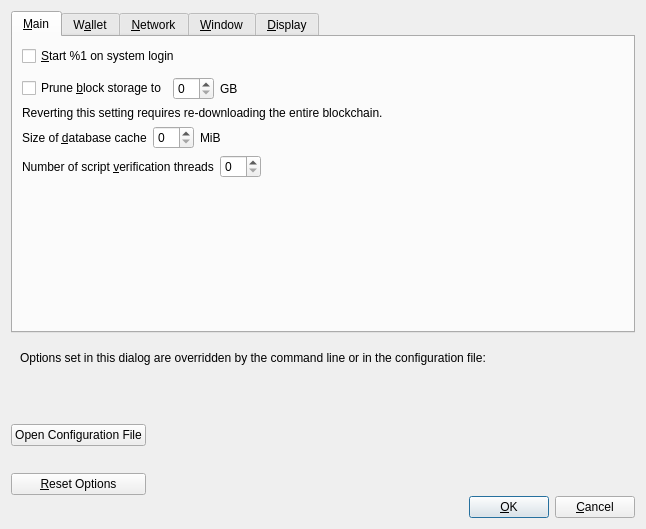
<?xml version="1.0" encoding="UTF-8"?>
<ui version="4.0">
 <class>OptionsDialog</class>
 <widget class="QDialog" name="OptionsDialog">
  <property name="geometry">
   <rect>
    <x>0</x>
    <y>0</y>
    <width>646</width>
    <height>529</height>
   </rect>
  </property>
  <property name="windowTitle">
   <string>Options</string>
  </property>
  <property name="modal">
   <bool>true</bool>
  </property>
  <layout class="QVBoxLayout" name="verticalLayout">
   <item>
    <widget class="QTabWidget" name="tabWidget">
     <property name="currentIndex">
      <number>0</number>
     </property>
     <widget class="QWidget" name="tabMain">
      <attribute name="title">
       <string>&amp;Main</string>
      </attribute>
      <layout class="QVBoxLayout" name="verticalLayout_Main">
       <item>
        <widget class="QCheckBox" name="bitcoinAtStartup">
         <property name="toolTip">
          <string>Automatically start %1 after logging in to the system.</string>
         </property>
         <property name="text">
          <string>&amp;Start %1 on system login</string>
         </property>
        </widget>
       </item>
       <item>
        <spacer name="horizontalSpacer_0_Main">
         <property name="orientation">
          <enum>Qt::Horizontal</enum>
         </property>
         <property name="sizeHint" stdset="0">
          <size>
           <width>40</width>
           <height>5</height>
          </size>
         </property>
        </spacer>
       </item>
       <item>
        <layout class="QHBoxLayout" name="horizontalLayout_Main_Prune">
         <item>
          <widget class="QCheckBox" name="prune">
           <property name="toolTip">
            <string>Enabling pruning significantly reduces the disk space required to store transactions. All blocks are still fully validated. Reverting this setting requires re-downloading the entire blockchain.</string>
           </property>
           <property name="text">
            <string>Prune &amp;block storage to</string>
           </property>
          </widget>
         </item>
         <item>
          <widget class="QSpinBox" name="pruneSize"/>
         </item>
         <item>
          <widget class="QLabel" name="pruneSizeUnitLabel">
           <property name="text">
            <string>GB</string>
           </property>
           <property name="textFormat">
            <enum>Qt::PlainText</enum>
           </property>
          </widget>
         </item>
         <item>
          <spacer name="horizontalSpacer_Main_Prune">
           <property name="orientation">
            <enum>Qt::Horizontal</enum>
           </property>
           <property name="sizeHint" stdset="0">
            <size>
             <width>40</width>
             <height>20</height>
            </size>
           </property>
          </spacer>
         </item>
        </layout>
       </item>
       <item>
        <widget class="QLabel" name="pruneWarning">
         <property name="text">
          <string>Reverting this setting requires re-downloading the entire blockchain.</string>
         </property>
         <property name="textFormat">
          <enum>Qt::PlainText</enum>
         </property>
        </widget>
       </item>
       <item>
        <layout class="QHBoxLayout" name="horizontalLayout_2_Main">
         <item>
          <widget class="QLabel" name="databaseCacheLabel">
           <property name="text">
            <string>Size of &amp;database cache</string>
           </property>
           <property name="textFormat">
            <enum>Qt::PlainText</enum>
           </property>
           <property name="buddy">
            <cstring>databaseCache</cstring>
           </property>
          </widget>
         </item>
         <item>
          <widget class="QSpinBox" name="databaseCache"/>
         </item>
         <item>
          <widget class="QLabel" name="databaseCacheUnitLabel">
           <property name="text">
            <string>MiB</string>
           </property>
           <property name="textFormat">
            <enum>Qt::PlainText</enum>
           </property>
          </widget>
         </item>
         <item>
          <spacer name="horizontalSpacer_2_Main">
           <property name="orientation">
            <enum>Qt::Horizontal</enum>
           </property>
           <property name="sizeHint" stdset="0">
            <size>
             <width>40</width>
             <height>20</height>
            </size>
           </property>
          </spacer>
         </item>
        </layout>
       </item>
       <item>
        <layout class="QHBoxLayout" name="horizontalLayout_Main_VerifyLabel">
         <item>
          <widget class="QLabel" name="threadsScriptVerifLabel">
           <property name="text">
            <string>Number of script &amp;verification threads</string>
           </property>
           <property name="textFormat">
            <enum>Qt::PlainText</enum>
           </property>
           <property name="buddy">
            <cstring>threadsScriptVerif</cstring>
           </property>
          </widget>
         </item>
         <item>
          <widget class="QSpinBox" name="threadsScriptVerif">
           <property name="toolTip">
            <string>(0 = auto, &lt;0 = leave that many cores free)</string>
           </property>
          </widget>
         </item>
         <item>
          <spacer name="horizontalSpacer_Main_Threads">
           <property name="orientation">
            <enum>Qt::Horizontal</enum>
           </property>
           <property name="sizeHint" stdset="0">
            <size>
             <width>40</width>
             <height>20</height>
            </size>
           </property>
          </spacer>
         </item>
        </layout>
       </item>
       <item>
        <spacer name="verticalSpacer_Main">
         <property name="orientation">
          <enum>Qt::Vertical</enum>
         </property>
         <property name="sizeHint" stdset="0">
          <size>
           <width>20</width>
           <height>40</height>
          </size>
         </property>
        </spacer>
       </item>
      </layout>
     </widget>
     <widget class="QWidget" name="tabWallet">
      <attribute name="title">
       <string>W&amp;allet</string>
      </attribute>
      <layout class="QVBoxLayout" name="verticalLayout_Wallet">
       <item>
        <widget class="QGroupBox" name="groupBox">
         <property name="title">
          <string>Expert</string>
         </property>
         <layout class="QVBoxLayout" name="verticalLayout_2">
          <item>
           <widget class="QCheckBox" name="coinControlFeatures">
            <property name="toolTip">
             <string>Whether to show coin control features or not.</string>
            </property>
            <property name="text">
             <string>Enable coin &amp;control features</string>
            </property>
           </widget>
          </item>
          <item>
           <widget class="QCheckBox" name="spendZeroConfChange">
            <property name="toolTip">
             <string>If you disable the spending of unconfirmed change, the change from a transaction cannot be used until that transaction has at least one confirmation. This also affects how your balance is computed.</string>
            </property>
            <property name="text">
             <string>&amp;Spend unconfirmed change</string>
            </property>
           </widget>
          </item>
         </layout>
        </widget>
       </item>
       <item>
        <spacer name="verticalSpacer_Wallet">
         <property name="orientation">
          <enum>Qt::Vertical</enum>
         </property>
         <property name="sizeHint" stdset="0">
          <size>
           <width>20</width>
           <height>40</height>
          </size>
         </property>
        </spacer>
       </item>
      </layout>
     </widget>
     <widget class="QWidget" name="tabNetwork">
      <attribute name="title">
       <string>&amp;Network</string>
      </attribute>
      <layout class="QVBoxLayout" name="verticalLayout_Network">
       <item>
        <widget class="QCheckBox" name="mapPortUpnp">
         <property name="toolTip">
          <string>Automatically open the Bitcoin client port on the router. This only works when your router supports UPnP and it is enabled.</string>
         </property>
         <property name="text">
          <string>Map port using &amp;UPnP</string>
         </property>
        </widget>
       </item>
       <item>
        <widget class="QCheckBox" name="mapPortNatpmp">
         <property name="toolTip">
          <string>Automatically open the Bitcoin client port on the router. This only works when your router supports NAT-PMP and it is enabled. The external port could be random.</string>
         </property>
         <property name="text">
          <string>Map port using NA&amp;T-PMP</string>
         </property>
        </widget>
       </item>
       <item>
        <widget class="QCheckBox" name="allowIncoming">
         <property name="toolTip">
          <string>Accept connections from outside.</string>
         </property>
         <property name="text">
          <string>Allow incomin&amp;g connections</string>
         </property>
        </widget>
       </item>
       <item>
        <widget class="QCheckBox" name="connectSocks">
         <property name="toolTip">
          <string>Connect to the Bitcoin network through a SOCKS5 proxy.</string>
         </property>
         <property name="text">
          <string>&amp;Connect through SOCKS5 proxy (default proxy):</string>
         </property>
        </widget>
       </item>
       <item>
        <layout class="QHBoxLayout" name="horizontalLayout_1_Network">
         <item>
          <widget class="QLabel" name="proxyIpLabel">
           <property name="text">
            <string>Proxy &amp;IP:</string>
           </property>
           <property name="textFormat">
            <enum>Qt::PlainText</enum>
           </property>
           <property name="buddy">
            <cstring>proxyIp</cstring>
           </property>
          </widget>
         </item>
         <item>
          <widget class="QValidatedLineEdit" name="proxyIp">
           <property name="minimumSize">
            <size>
             <width>140</width>
             <height>0</height>
            </size>
           </property>
           <property name="maximumSize">
            <size>
             <width>140</width>
             <height>16777215</height>
            </size>
           </property>
           <property name="toolTip">
            <string>IP address of the proxy (e.g. IPv4: 127.0.0.1 / IPv6: ::1)</string>
           </property>
          </widget>
         </item>
         <item>
          <widget class="QLabel" name="proxyPortLabel">
           <property name="text">
            <string>&amp;Port:</string>
           </property>
           <property name="textFormat">
            <enum>Qt::PlainText</enum>
           </property>
           <property name="buddy">
            <cstring>proxyPort</cstring>
           </property>
          </widget>
         </item>
         <item>
          <widget class="QLineEdit" name="proxyPort">
           <property name="minimumSize">
            <size>
             <width>55</width>
             <height>0</height>
            </size>
           </property>
           <property name="maximumSize">
            <size>
             <width>55</width>
             <height>16777215</height>
            </size>
           </property>
           <property name="toolTip">
            <string>Port of the proxy (e.g. 9050)</string>
           </property>
          </widget>
         </item>
         <item>
          <spacer name="horizontalSpacer_1_Network">
           <property name="orientation">
            <enum>Qt::Horizontal</enum>
           </property>
           <property name="sizeHint" stdset="0">
            <size>
             <width>40</width>
             <height>20</height>
            </size>
           </property>
          </spacer>
         </item>
        </layout>
       </item>
       <item>
        <layout class="QHBoxLayout" name="horizontalLayout_2_Network">
         <item>
          <widget class="QLabel" name="proxyActiveNets">
           <property name="text">
            <string>Used for reaching peers via:</string>
           </property>
           <property name="textFormat">
            <enum>Qt::PlainText</enum>
           </property>
          </widget>
         </item>
         <item>
          <widget class="QCheckBox" name="proxyReachIPv4">
           <property name="enabled">
            <bool>false</bool>
           </property>
           <property name="toolTip">
            <string>Shows if the supplied default SOCKS5 proxy is used to reach peers via this network type.</string>
           </property>
           <property name="text">
            <string/>
           </property>
          </widget>
         </item>
         <item>
          <widget class="QLabel" name="proxyReachIPv4Label">
           <property name="text">
            <string>IPv4</string>
           </property>
           <property name="textFormat">
            <enum>Qt::PlainText</enum>
           </property>
          </widget>
         </item>
         <item>
          <widget class="QCheckBox" name="proxyReachIPv6">
           <property name="enabled">
            <bool>false</bool>
           </property>
           <property name="toolTip">
            <string>Shows if the supplied default SOCKS5 proxy is used to reach peers via this network type.</string>
           </property>
           <property name="text">
            <string/>
           </property>
          </widget>
         </item>
         <item>
          <widget class="QLabel" name="proxyReachIPv6Label">
           <property name="text">
            <string>IPv6</string>
           </property>
           <property name="textFormat">
            <enum>Qt::PlainText</enum>
           </property>
          </widget>
         </item>
         <item>
          <widget class="QCheckBox" name="proxyReachTor">
           <property name="enabled">
            <bool>false</bool>
           </property>
           <property name="toolTip">
            <string>Shows if the supplied default SOCKS5 proxy is used to reach peers via this network type.</string>
           </property>
           <property name="text">
            <string/>
           </property>
          </widget>
         </item>
         <item>
          <widget class="QLabel" name="proxyReachTorLabel">
           <property name="text">
            <string>Tor</string>
           </property>
           <property name="textFormat">
            <enum>Qt::PlainText</enum>
           </property>
          </widget>
         </item>
         <item>
          <spacer name="horizontalSpacer_2_Network">
           <property name="orientation">
            <enum>Qt::Horizontal</enum>
           </property>
           <property name="sizeHint" stdset="0">
            <size>
             <width>40</width>
             <height>20</height>
            </size>
           </property>
          </spacer>
         </item>
        </layout>
       </item>
       <item>
        <widget class="QCheckBox" name="connectSocksTor">
         <property name="toolTip">
          <string>Connect to the Bitcoin network through a separate SOCKS5 proxy for Tor onion services.</string>
         </property>
         <property name="text">
          <string>Use separate SOCKS&amp;5 proxy to reach peers via Tor onion services:</string>
         </property>
        </widget>
       </item>
       <item>
        <layout class="QHBoxLayout" name="horizontalLayout_3_Network">
         <item>
          <widget class="QLabel" name="proxyIpTorLabel">
           <property name="text">
            <string>Proxy &amp;IP:</string>
           </property>
           <property name="textFormat">
            <enum>Qt::PlainText</enum>
           </property>
           <property name="buddy">
            <cstring>proxyIpTor</cstring>
           </property>
          </widget>
         </item>
         <item>
          <widget class="QValidatedLineEdit" name="proxyIpTor">
           <property name="minimumSize">
            <size>
             <width>140</width>
             <height>0</height>
            </size>
           </property>
           <property name="maximumSize">
            <size>
             <width>140</width>
             <height>16777215</height>
            </size>
           </property>
           <property name="toolTip">
            <string>IP address of the proxy (e.g. IPv4: 127.0.0.1 / IPv6: ::1)</string>
           </property>
          </widget>
         </item>
         <item>
          <widget class="QLabel" name="proxyPortTorLabel">
           <property name="text">
            <string>&amp;Port:</string>
           </property>
           <property name="textFormat">
            <enum>Qt::PlainText</enum>
           </property>
           <property name="buddy">
            <cstring>proxyPortTor</cstring>
           </property>
          </widget>
         </item>
         <item>
          <widget class="QLineEdit" name="proxyPortTor">
           <property name="minimumSize">
            <size>
             <width>55</width>
             <height>0</height>
            </size>
           </property>
           <property name="maximumSize">
            <size>
             <width>55</width>
             <height>16777215</height>
            </size>
           </property>
           <property name="toolTip">
            <string>Port of the proxy (e.g. 9050)</string>
           </property>
          </widget>
         </item>
         <item>
          <spacer name="horizontalSpacer_4_Network">
           <property name="orientation">
            <enum>Qt::Horizontal</enum>
           </property>
           <property name="sizeHint" stdset="0">
            <size>
             <width>40</width>
             <height>20</height>
            </size>
           </property>
          </spacer>
         </item>
        </layout>
       </item>
       <item>
        <spacer name="verticalSpacer_Network">
         <property name="orientation">
          <enum>Qt::Vertical</enum>
         </property>
         <property name="sizeHint" stdset="0">
          <size>
           <width>20</width>
           <height>40</height>
          </size>
         </property>
        </spacer>
       </item>
      </layout>
     </widget>
     <widget class="QWidget" name="tabWindow">
      <attribute name="title">
       <string>&amp;Window</string>
      </attribute>
      <layout class="QVBoxLayout" name="verticalLayout_Window">
       <item>
        <widget class="QCheckBox" name="showTrayIcon">
         <property name="toolTip">
          <string>Show the icon in the system tray.</string>
         </property>
         <property name="text">
          <string>&amp;Show tray icon</string>
         </property>
         <property name="checked">
          <bool>true</bool>
         </property>
        </widget>
       </item>
       <item>
        <widget class="QCheckBox" name="minimizeToTray">
         <property name="toolTip">
          <string>Show only a tray icon after minimizing the window.</string>
         </property>
         <property name="text">
          <string>&amp;Minimize to the tray instead of the taskbar</string>
         </property>
        </widget>
       </item>
       <item>
        <widget class="QCheckBox" name="minimizeOnClose">
         <property name="toolTip">
          <string>Minimize instead of exit the application when the window is closed. When this option is enabled, the application will be closed only after selecting Exit in the menu.</string>
         </property>
         <property name="text">
          <string>M&amp;inimize on close</string>
         </property>
        </widget>
       </item>
       <item>
        <spacer name="verticalSpacer_Window">
         <property name="orientation">
          <enum>Qt::Vertical</enum>
         </property>
         <property name="sizeHint" stdset="0">
          <size>
           <width>20</width>
           <height>40</height>
          </size>
         </property>
        </spacer>
       </item>
      </layout>
     </widget>
     <widget class="QWidget" name="tabDisplay">
      <attribute name="title">
       <string>&amp;Display</string>
      </attribute>
      <layout class="QVBoxLayout" name="verticalLayout_Display">
       <item>
        <layout class="QHBoxLayout" name="horizontalLayout_1_Display">
         <item>
          <widget class="QLabel" name="langLabel">
           <property name="text">
            <string>User Interface &amp;language:</string>
           </property>
           <property name="textFormat">
            <enum>Qt::PlainText</enum>
           </property>
           <property name="buddy">
            <cstring>lang</cstring>
           </property>
          </widget>
         </item>
         <item>
          <widget class="QValueComboBox" name="lang">
           <property name="toolTip">
            <string>The user interface language can be set here. This setting will take effect after restarting %1.</string>
           </property>
          </widget>
         </item>
        </layout>
       </item>
       <item>
        <layout class="QHBoxLayout" name="horizontalLayout_2_Display">
         <item>
          <widget class="QLabel" name="unitLabel">
           <property name="text">
            <string>&amp;Unit to show amounts in:</string>
           </property>
           <property name="textFormat">
            <enum>Qt::PlainText</enum>
           </property>
           <property name="buddy">
            <cstring>unit</cstring>
           </property>
          </widget>
         </item>
         <item>
          <widget class="QValueComboBox" name="unit">
           <property name="toolTip">
            <string>Choose the default subdivision unit to show in the interface and when sending coins.</string>
           </property>
          </widget>
         </item>
        </layout>
       </item>
       <item>
        <layout class="QHBoxLayout" name="horizontalLayout_3_Display">
         <item>
          <widget class="QLabel" name="thirdPartyTxUrlsLabel">
           <property name="toolTip">
            <string>Third party URLs (e.g. a block explorer) that appear in the transactions tab as context menu items. %s in the URL is replaced by transaction hash. Multiple URLs are separated by vertical bar |.</string>
           </property>
           <property name="text">
            <string>&amp;Third party transaction URLs</string>
           </property>
           <property name="buddy">
            <cstring>thirdPartyTxUrls</cstring>
           </property>
          </widget>
         </item>
         <item>
          <widget class="QLineEdit" name="thirdPartyTxUrls">
           <property name="toolTip">
            <string>Third party URLs (e.g. a block explorer) that appear in the transactions tab as context menu items. %s in the URL is replaced by transaction hash. Multiple URLs are separated by vertical bar |.</string>
           </property>
           <property name="placeholderText">
            <string notr="true">https://example.com/tx/%s</string>
           </property>
          </widget>
         </item>
        </layout>
       </item>
       <item>
        <widget class="QGroupBox" name="font_groupBox">
         <property name="title">
          <string>Monospaced font in the Overview tab:</string>
         </property>
         <layout class="QVBoxLayout" name="font_verticalLayout">
          <item>
           <layout class="QHBoxLayout" name="embeddedFont_horizontalLayout">
            <item>
             <widget class="QRadioButton" name="embeddedFont_radioButton">
              <property name="text">
               <string>embedded &quot;%1&quot;</string>
              </property>
             </widget>
            </item>
            <item>
             <spacer name="embeddedFont_horizontalSpacer">
              <property name="orientation">
               <enum>Qt::Horizontal</enum>
              </property>
              <property name="sizeHint" stdset="0">
               <size>
                <width>40</width>
                <height>20</height>
               </size>
              </property>
             </spacer>
            </item>
            <item>
             <layout class="QVBoxLayout" name="embeddedFont_verticalLayout">
              <item>
               <widget class="QLabel" name="embeddedFont_label_1">
                <property name="text">
                 <string>111.11111111 BTC</string>
                </property>
               </widget>
              </item>
              <item>
               <widget class="QLabel" name="embeddedFont_label_9">
                <property name="text">
                 <string>909.09090909 BTC</string>
                </property>
               </widget>
              </item>
             </layout>
            </item>
           </layout>
          </item>
          <item>
           <widget class="Line" name="font_line">
            <property name="orientation">
             <enum>Qt::Horizontal</enum>
            </property>
           </widget>
          </item>
          <item>
           <layout class="QHBoxLayout" name="systemFont_horizontalLayout">
            <item>
             <widget class="QRadioButton" name="systemFont_radioButton">
              <property name="text">
               <string>closest matching &quot;%1&quot;</string>
              </property>
             </widget>
            </item>
            <item>
             <spacer name="systemFont_horizontalSpacer">
              <property name="orientation">
               <enum>Qt::Horizontal</enum>
              </property>
              <property name="sizeHint" stdset="0">
               <size>
                <width>40</width>
                <height>20</height>
               </size>
              </property>
             </spacer>
            </item>
            <item>
             <layout class="QVBoxLayout" name="systemFont_verticalLayout">
              <item>
               <widget class="QLabel" name="systemFont_label_1">
                <property name="text">
                 <string>111.11111111 BTC</string>
                </property>
               </widget>
              </item>
              <item>
               <widget class="QLabel" name="systemFont_label_9">
                <property name="text">
                 <string>909.09090909 BTC</string>
                </property>
               </widget>
              </item>
             </layout>
            </item>
           </layout>
          </item>
         </layout>
        </widget>
       </item>
       <item>
        <widget class="QCheckBox" name="peersTabAlternatingRowColors">
         <property name="toolTip">
          <string>Alternate the row colors for the &quot;Peers&quot; and &quot;Banned peers&quot; tables in the Peers tab.</string>
         </property>
         <property name="text">
          <string>Alternate row colors in the Peers tab</string>
         </property>
        </widget>
       </item>
       <item>
        <spacer name="verticalSpacer_Display">
         <property name="orientation">
          <enum>Qt::Vertical</enum>
         </property>
         <property name="sizeHint" stdset="0">
          <size>
           <width>20</width>
           <height>40</height>
          </size>
         </property>
        </spacer>
       </item>
      </layout>
     </widget>
    </widget>
   </item>
   <item>
    <widget class="QFrame" name="frame">
     <layout class="QVBoxLayout" name="verticalLayout_Bottom">
      <item>
       <layout class="QHBoxLayout" name="horizontalLayout_Bottom">
        <item>
         <widget class="QLabel" name="overriddenByCommandLineInfoLabel">
          <property name="text">
           <string>Options set in this dialog are overridden by the command line or in the configuration file:</string>
          </property>
          <property name="textFormat">
           <enum>Qt::PlainText</enum>
          </property>
         </widget>
        </item>
        <item>
         <spacer name="horizontalSpacer_Bottom">
          <property name="orientation">
           <enum>Qt::Horizontal</enum>
          </property>
          <property name="sizeHint" stdset="0">
           <size>
            <width>40</width>
            <height>20</height>
           </size>
          </property>
         </spacer>
        </item>
       </layout>
      </item>
      <item>
       <widget class="QLabel" name="overriddenByCommandLineLabel">
        <property name="text">
         <string/>
        </property>
        <property name="textFormat">
         <enum>Qt::PlainText</enum>
        </property>
        <property name="wordWrap">
         <bool>true</bool>
        </property>
       </widget>
      </item>
     </layout>
    </widget>
   </item>
   <item>
    <layout class="QHBoxLayout" name="horizontalLayout_Buttons">
     <item>
      <layout class="QVBoxLayout" name="verticalLayout_Buttons">
       <item>
        <widget class="QPushButton" name="openBitcoinConfButton">
         <property name="toolTip">
          <string>Open the %1 configuration file from the working directory.</string>
         </property>
         <property name="text">
          <string>Open Configuration File</string>
         </property>
         <property name="autoDefault">
          <bool>false</bool>
         </property>
        </widget>
       </item>
       <item>
        <widget class="QPushButton" name="resetButton">
         <property name="toolTip">
          <string>Reset all client options to default.</string>
         </property>
         <property name="text">
          <string>&amp;Reset Options</string>
         </property>
         <property name="autoDefault">
          <bool>false</bool>
         </property>
        </widget>
       </item>
      </layout>
     </item>
     <item>
      <spacer name="horizontalSpacer_1">
       <property name="orientation">
        <enum>Qt::Horizontal</enum>
       </property>
       <property name="sizeHint" stdset="0">
        <size>
         <width>40</width>
         <height>48</height>
        </size>
       </property>
      </spacer>
     </item>
     <item>
      <widget class="QLabel" name="statusLabel">
       <property name="minimumSize">
        <size>
         <width>200</width>
         <height>0</height>
        </size>
       </property>
       <property name="font">
        <font>
         <weight>75</weight>
         <bold>true</bold>
        </font>
       </property>
       <property name="text">
        <string/>
       </property>
       <property name="textFormat">
        <enum>Qt::PlainText</enum>
       </property>
       <property name="wordWrap">
        <bool>true</bool>
       </property>
      </widget>
     </item>
     <item>
      <spacer name="horizontalSpacer_2">
       <property name="orientation">
        <enum>Qt::Horizontal</enum>
       </property>
       <property name="sizeHint" stdset="0">
        <size>
         <width>40</width>
         <height>48</height>
        </size>
       </property>
      </spacer>
     </item>
     <item>
      <layout class="QVBoxLayout" name="verticalLayout_4">
       <item>
        <spacer name="verticalSpacer">
         <property name="orientation">
          <enum>Qt::Vertical</enum>
         </property>
         <property name="sizeHint" stdset="0">
          <size>
           <width>20</width>
           <height>40</height>
          </size>
         </property>
        </spacer>
       </item>
       <item>
        <layout class="QHBoxLayout" name="horizontalLayout">
         <item>
          <widget class="QPushButton" name="okButton">
           <property name="text">
            <string>&amp;OK</string>
           </property>
           <property name="autoDefault">
            <bool>false</bool>
           </property>
           <property name="default">
            <bool>true</bool>
           </property>
          </widget>
         </item>
         <item>
          <widget class="QPushButton" name="cancelButton">
           <property name="text">
            <string>&amp;Cancel</string>
           </property>
           <property name="autoDefault">
            <bool>false</bool>
           </property>
          </widget>
         </item>
        </layout>
       </item>
      </layout>
     </item>
    </layout>
   </item>
  </layout>
 </widget>
 <customwidgets>
  <customwidget>
   <class>QValidatedLineEdit</class>
   <extends>QLineEdit</extends>
   <header>qt/qvalidatedlineedit.h</header>
  </customwidget>
  <customwidget>
   <class>QValueComboBox</class>
   <extends>QComboBox</extends>
   <header>qt/qvaluecombobox.h</header>
  </customwidget>
 </customwidgets>
 <resources/>
 <connections/>
</ui>
